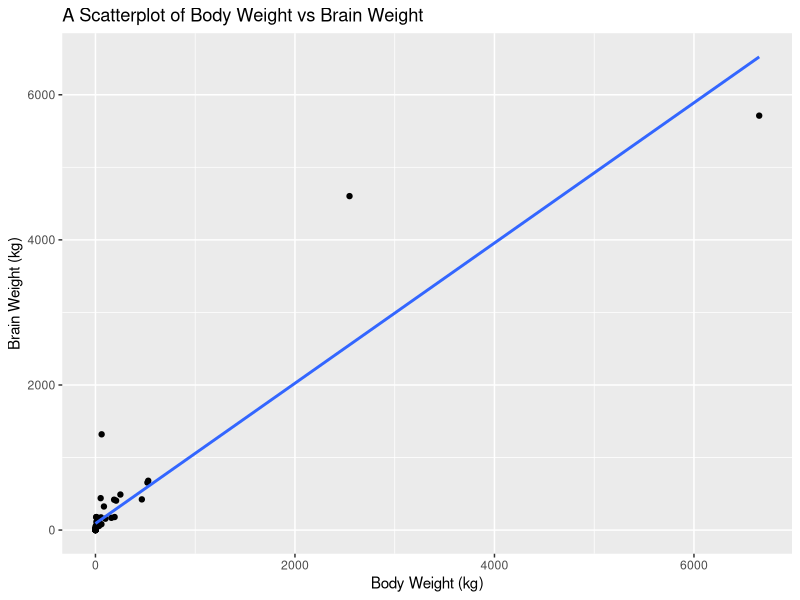
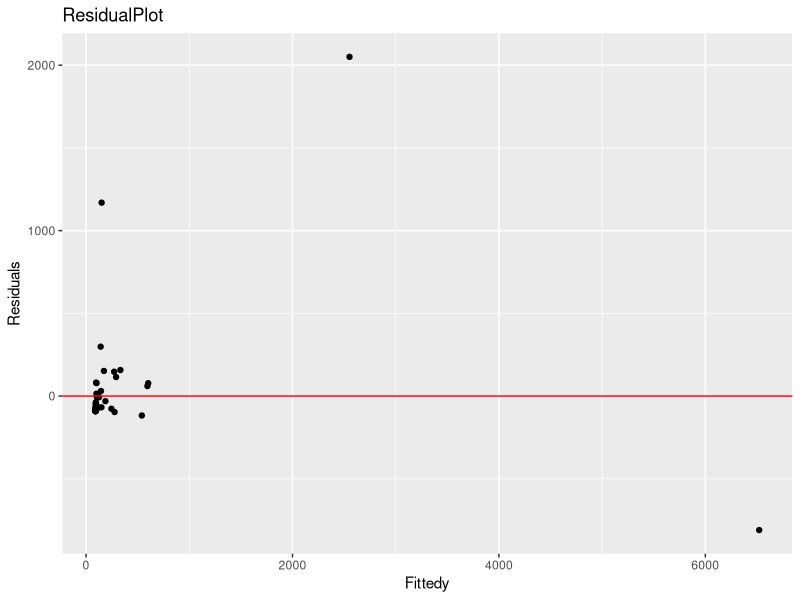
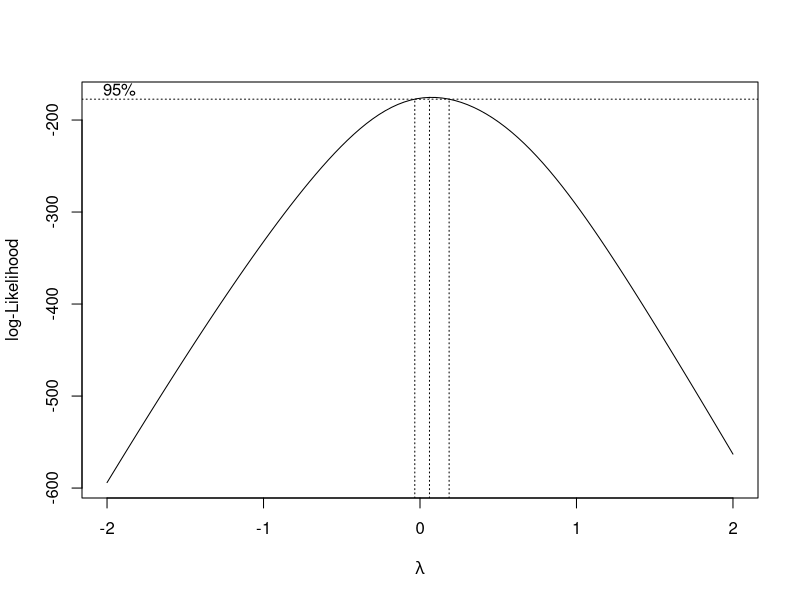
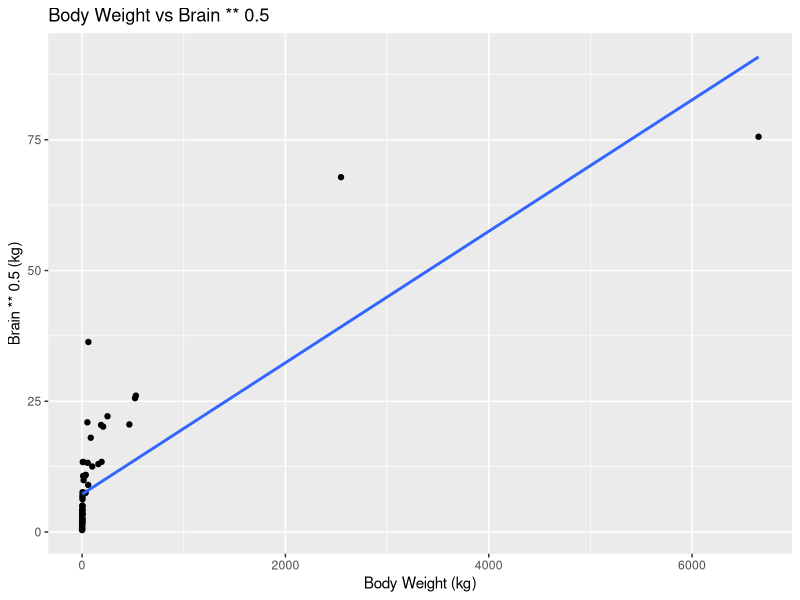
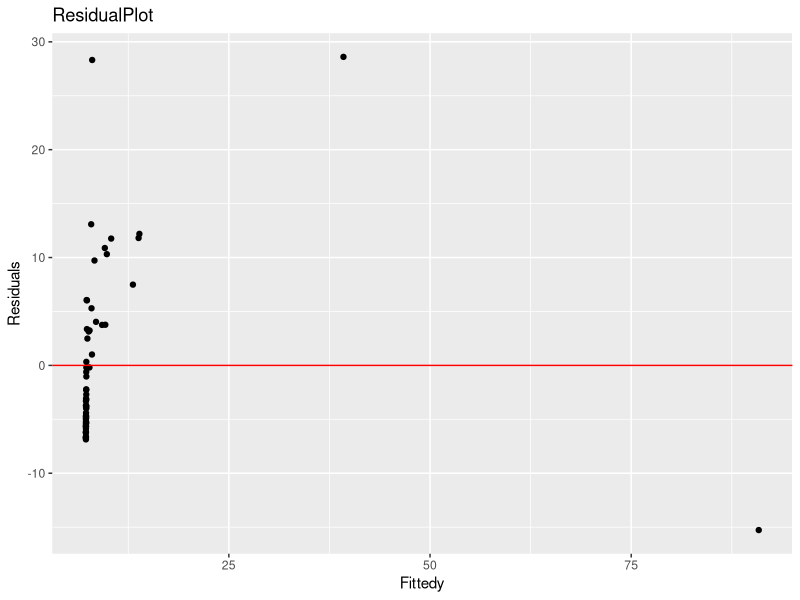
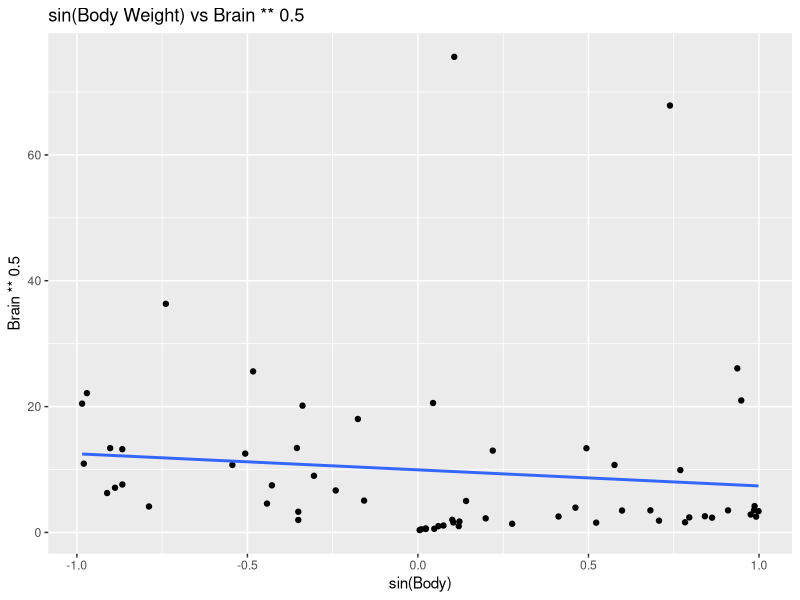
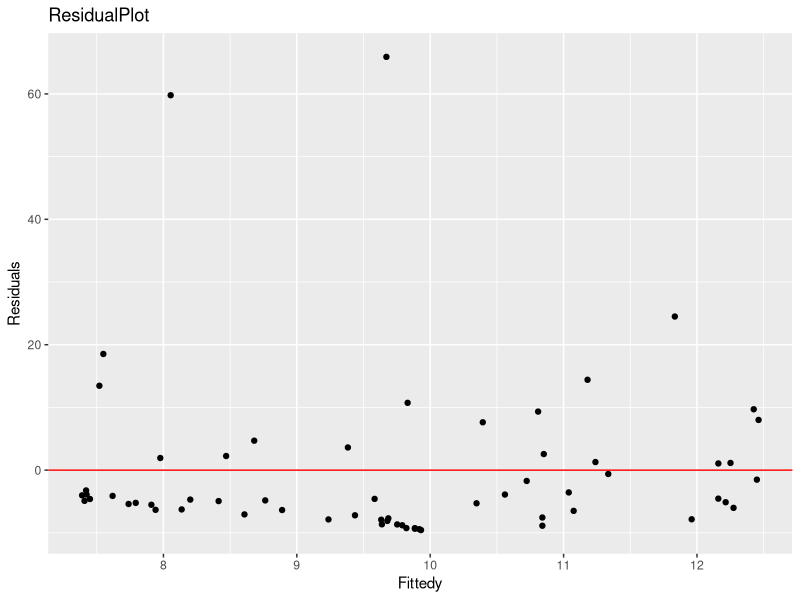
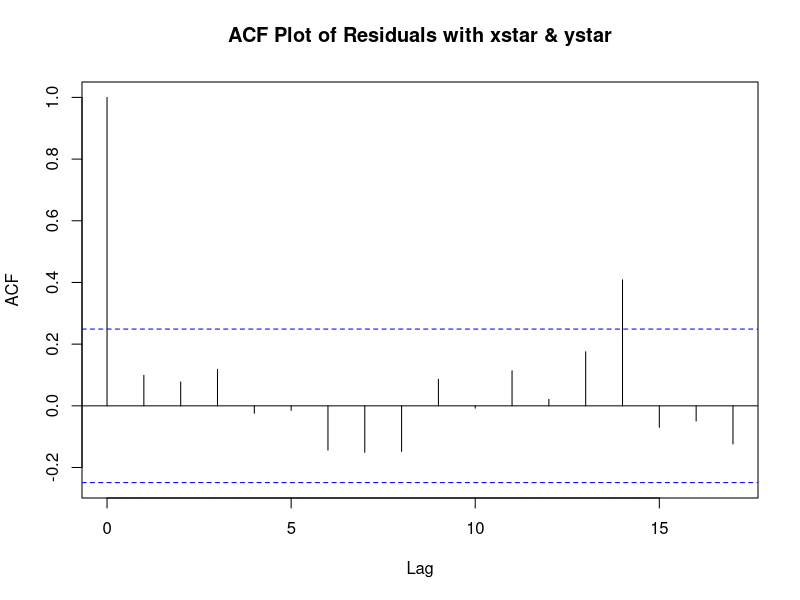

Here is the R script that generated these plots, in order:
## ---- chunk 1
knitr::opts_chunk$set(echo = TRUE)
rm(list = ls())
library(MASS)
library(tidyverse)
## ---- chunk 2
head(mammals,5) 
## ---- chunk 3
# DON'T HAVE TO REMOVE OUTLIERS IN THIS STAGE.
ggplot(mammals, aes(x = body, y = brain)) +
  geom_point() +
  geom_smooth(method = "lm", se = FALSE) + 
  labs(x = "Body Weight (kg)", y = "Brain Weight (kg)", title = "A Scatterplot of Body Weight vs Brain Weight")
## ---- chunk 4
result <- lm(brain ~ body , data= mammals)
yhat <- result$fitted.values 
res <- result$residuals 

residual_mammals <- data.frame(mammals ,yhat,res)
residual_mammals


ggplot(residual_mammals ,aes(x = yhat , y = res)) + 
  geom_point() + 
  geom_hline(yintercept=0,color="red") + 
  labs(x="Fittedy", y="Residuals", title="ResidualPlot")
## ---- chunk 5
boxcox(result)
## ---- chunk 6
ystar <-(mammals$brain) ** 0.5 
Data <-data.frame(mammals, ystar)
Data
result.ystar <- lm(ystar ~ body, data = Data)
result.ystar

yhat2 <- result.ystar$fitted.values
res2 <- result.ystar$residuals

Data <- data.frame(mammals, yhat2, res2)
Data
## ---- chunk 7
ggplot(Data, aes(x = body, y = ystar)) +
  geom_point() +
  geom_smooth(method = "lm", se = FALSE) + 
  labs(x = "Body Weight (kg)", y = "Brain ** 0.5 (kg)", title = "Body Weight vs Brain ** 0.5")
## ---- chunk 8
ggplot(Data ,aes(x = yhat2 , y = res2)) + 
  geom_point() + 
  geom_hline(yintercept=0,color="red") + 
  labs(x="Fittedy", y="Residuals", title="ResidualPlot")
## ---- chunk 9
#xstar <- 1 / (mammals$body) 
xstar <- sin(mammals$body)
stars_Data <- data.frame(mammals , xstar, ystar)
stars_Data

result.stars <- lm(ystar ~ xstar, data = stars_Data)

yhat3 <- result.stars$fitted.values
res3 <- result.stars$residuals

final_data <- data.frame(mammals, yhat3, res3)
final_data
## ---- chunk 10
ggplot(result.stars, aes(x = xstar, y = ystar)) +
  geom_point() +
  geom_smooth(method = "lm", se = FALSE) + 
  labs(x = "sin(Body)", y = "Brain ** 0.5", title = "sin(Body Weight) vs Brain ** 0.5")
## ---- chunk 11
ggplot(final_data ,aes(x = yhat3 , y = res3)) + 
  geom_point() + 
  geom_hline(yintercept=0,color="red") + 
  labs(x="Fittedy", y="Residuals", title="ResidualPlot")
## ---- chunk 12
acf(res3, main="ACF Plot of Residuals with xstar & ystar")
## ---- chunk 13
qqnorm(res3) 
qqline(res3, col="red")
## ---- chunk 14
lm(ystar ~ xstar, data = stars_Data)
